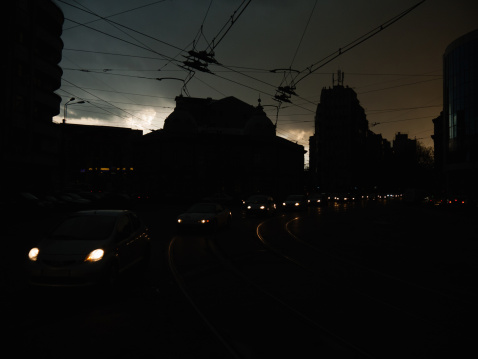
#> input picture Exclusively-Dark-Image-Dataset/SPIC/2015_02446.jpg, 478 x 359 px
$ python -i image_service.py   (imports and definitions only)
#> lines starting #> are read from the running program, lines starting #| are printed output that depends on the picture
#> further down, picture is the input picture: shape (359, 478, 3); mean B, G, R 16.9, 19.1, 19.2
import cv2
import numpy as np
import math
from scipy import signal
import os


def enhance_image(img_np):
    """
    Enhance the input image using the LIME algorithm.
    """
    if img_np is None:
        raise ValueError("Invalid image provided")

    # Convert the image to LAB color space
    lab = cv2.cvtColor(img_np, cv2.COLOR_BGR2LAB) #only works with np array
#> lab: shape (359, 478, 3); mean of channels 0, 1, 2 18.5, 127.7, 129.3

    # Split the LAB image into L, A, and B channels
    l_channel, a_channel, b_channel = cv2.split(lab)
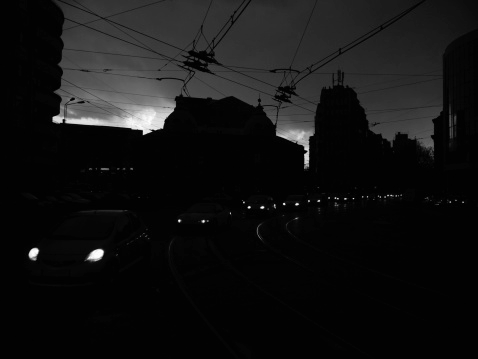
#> l_channel: shape (359, 478); min 0, max 255, mean 18.5
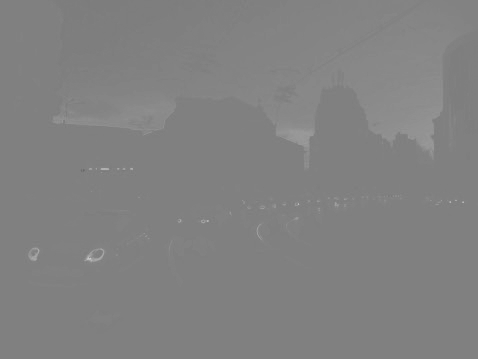
#> b_channel: shape (359, 478); min 104, max 202, mean 129.3

    # Apply CLAHE to the L channel
    clahe = cv2.createCLAHE(clipLimit=2.0, tileGridSize=(8, 8))
    l_channel_clahe = clahe.apply(l_channel)
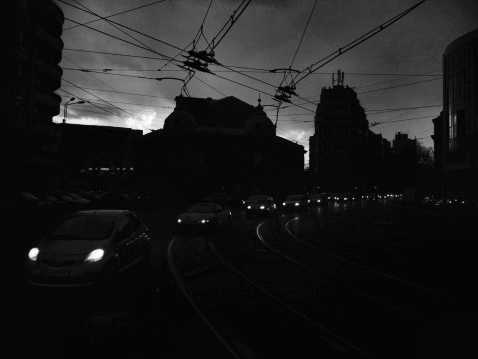
#> l_channel_clahe: shape (359, 478); min 1, max 255, mean 29.1

    # Merge the enhanced L channel with the original A and B channels
    lab_clahe = cv2.merge((l_channel_clahe, a_channel, b_channel))
#> lab_clahe: shape (359, 478, 3); mean of channels 0, 1, 2 29.1, 127.7, 129.3

    # Convert back to BGR color space (numpy)
    enhanced_img = cv2.cvtColor(lab_clahe, cv2.COLOR_LAB2BGR)
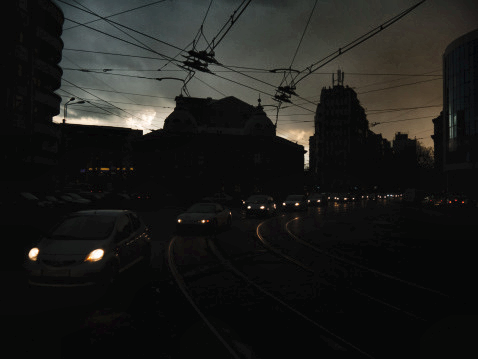
#> enhanced_img: shape (359, 478, 3); mean B, G, R 27.4, 29.8, 29.6

    return enhanced_img

# Converts image into RGB channels
# [75 lines left out: functions img_to_rgb, compute_rgbmax, gaussian_kernel, fir_filter, create_weighting_kernel, hdr_brightness, not called in this run]

>>> import cv2
>>> picture = cv2.imread('../../Exclusively-Dark-Image-Dataset/SPIC/2015_02446.jpg')
>>> result = enhance_image(picture)

$ run again, on Exclusively-Dark-Image-Dataset/SPIC/2015_00003.png
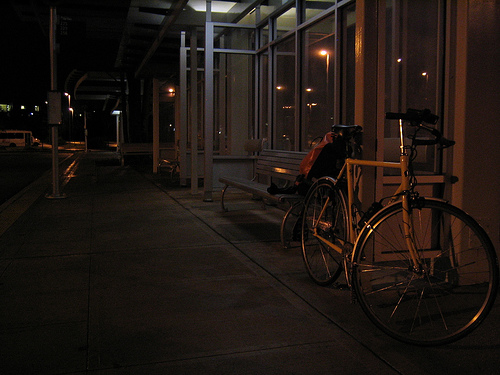
#> input picture Exclusively-Dark-Image-Dataset/SPIC/2015_00003.png, 500 x 375 px
#> picture is the input picture: shape (375, 500, 3); mean B, G, R 18.1, 22.9, 30.7
#> lab: shape (375, 500, 3); mean of channels 0, 1, 2 23.2, 131, 132.2
#> in enhance_image, `l_channel, a_channel, b_channel = cv2.split(lab)`:
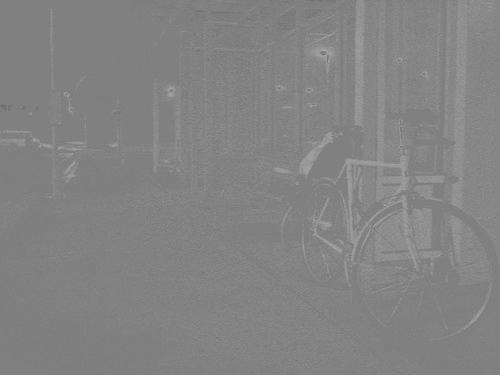
#> a_channel: shape (375, 500); min 108, max 174, mean 131
#> lab_clahe: shape (375, 500, 3); mean of channels 0, 1, 2 49, 131, 132.2
#> in enhance_image, `enhanced_img = cv2.cvtColor(lab_clahe, cv2.COLOR_LAB2BGR)`:
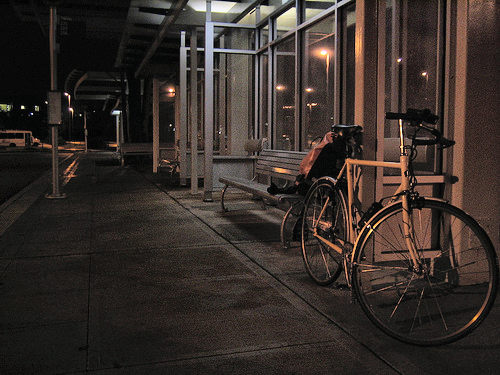
#> enhanced_img: shape (375, 500, 3); mean B, G, R 41.2, 45.9, 54.6
